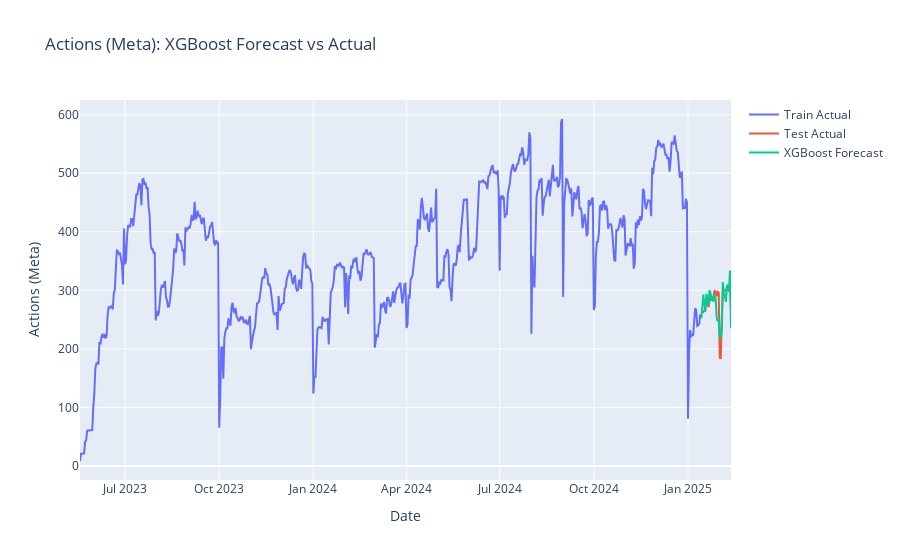

The notebook cell this image was saved under:
### Markdown cell above
# 10) Plot 3: Actual vs. XGBoost

### Code cell
fig_xgb = go.Figure([
    go.Scatter(x=train['Date'], y=train[metric], mode='lines', name='Train Actual'),
    go.Scatter(x=test['Date'],  y=test[metric],  mode='lines', name='Test Actual'),
    go.Scatter(x=test['Date'],  y=pred_xgb,         mode='lines', name='XGBoost Forecast'),
])
fig_xgb.update_layout(
    title=f'{metric}: XGBoost Forecast vs Actual',
    xaxis_title='Date', yaxis_title=metric
)
fig_xgb.show()

### Figure 1 — Plotly figure (JSON) as saved in the notebook; plotly's stock layout.template omitted (floating-point values rounded to 4 significant figures; data arrays with more than 128 entries replaced by an {"elided": "..."} marker saying what was removed)
{"data": [{"mode": "lines", "name": "Train Actual", "type": "scatter", "x": {"elided": "607 str values"}, "y": {"elided": "607 float values"}}, {"mode": "lines", "name": "Test Actual", "type": "scatter", "x": ["2025-01-14T00:00:00", "2025-01-15T00:00:00", "2025-01-16T00:00:00", "2025-01-17T00:00:00", "2025-01-18T00:00:00", "2025-01-19T00:00:00", "2025-01-20T00:00:00", "2025-01-21T00:00:00", "2025-01-22T00:00:00", "2025-01-23T00:00:00", "2025-01-24T00:00:00", "2025-01-25T00:00:00", "2025-01-26T00:00:00", "2025-01-27T00:00:00", "2025-01-28T00:00:00", "2025-01-29T00:00:00", "2025-01-30T00:00:00", "2025-01-31T00:00:00", "2025-02-01T00:00:00", "2025-02-02T00:00:00", "2025-02-03T00:00:00", "2025-02-04T00:00:00", "2025-02-05T00:00:00", "2025-02-06T00:00:00", "2025-02-07T00:00:00", "2025-02-08T00:00:00", "2025-02-09T00:00:00", "2025-02-10T00:00:00", "2025-02-11T00:00:00", "2025-02-12T00:00:00"], "y": [262.4, 263.8, 262.9, 264.5, 276.2, 275.6, 286.9, 271.0, 281.3, 287.3, 282.9, 286.0, 291.7, 300.4, 296.1, 289.8, 297.4, 296.0, 184.9, 183.1, 248.6, 299.3, 299.6, 300.1, 298.8, 306.3, 308.1, 307.4, 300.2, 272.1]}, {"mode": "lines", "name": "XGBoost Forecast", "type": "scatter", "x": ["2025-01-14T00:00:00", "2025-01-15T00:00:00", "2025-01-16T00:00:00", "2025-01-17T00:00:00", "2025-01-18T00:00:00", "2025-01-19T00:00:00", "2025-01-20T00:00:00", "2025-01-21T00:00:00", "2025-01-22T00:00:00", "2025-01-23T00:00:00", "2025-01-24T00:00:00", "2025-01-25T00:00:00", "2025-01-26T00:00:00", "2025-01-27T00:00:00", "2025-01-28T00:00:00", "2025-01-29T00:00:00", "2025-01-30T00:00:00", "2025-01-31T00:00:00", "2025-02-01T00:00:00", "2025-02-02T00:00:00", "2025-02-03T00:00:00", "2025-02-04T00:00:00", "2025-02-05T00:00:00", "2025-02-06T00:00:00", "2025-02-07T00:00:00", "2025-02-08T00:00:00", "2025-02-09T00:00:00", "2025-02-10T00:00:00", "2025-02-11T00:00:00", "2025-02-12T00:00:00"], "y": [252.1, 268.2, 292.5, 276.5, 263.4, 294.0, 281.4, 275.2, 300.2, 295.1, 284.3, 285.3, 280.7, 293.9, 284.5, 253.7, 247.1, 251.2, 220.7, 218.8, 232.6, 313.9, 295.1, 290.7, 280.1, 304.6, 309.9, 297.4, 333.9, 235.2]}], "layout": {"title": {"text": "Actions (Meta): XGBoost Forecast vs Actual"}, "xaxis": {"title": {"text": "Date"}}, "yaxis": {"title": {"text": "Actions (Meta)"}}}}
